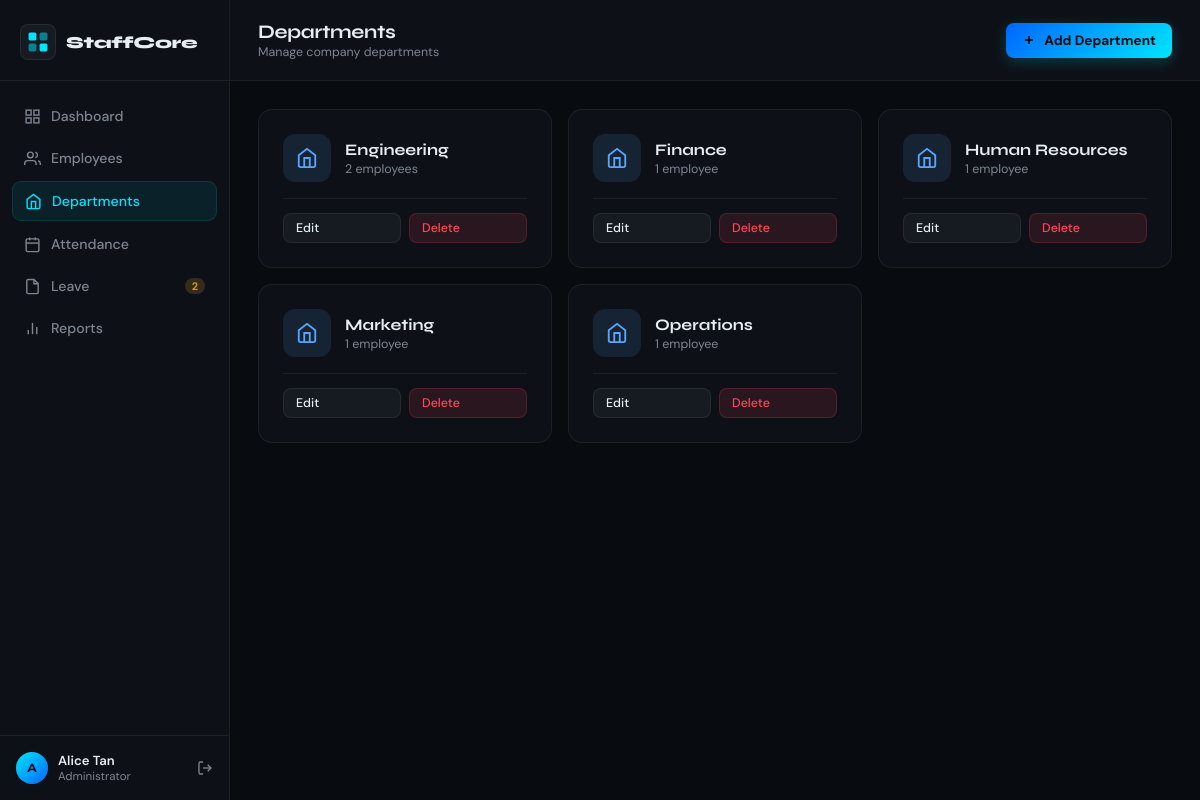
Screenshot of /departments.php (signed in) with the database file from the repository.
### tables this page shows
CREATE TABLE departments (
    id         INT AUTO_INCREMENT PRIMARY KEY,
    name       VARCHAR(100) NOT NULL,
    head_id    INT DEFAULT NULL,
    created_at TIMESTAMP DEFAULT CURRENT_TIMESTAMP
);

### departments.php (the view, shortened to what this page needs)
<?php
require_once 'db.php';
$departments = $pdo->query("
    SELECT d.*, COUNT(e.id) AS emp_count
    FROM departments d
    LEFT JOIN employees e ON e.department_id = d.id
    GROUP BY d.id ORDER BY d.name
")->fetchAll();
?>
<!DOCTYPE html>
<html lang="en">
<head>
  <?php include 'sidebar.php'; ?>
  <link rel="stylesheet" href="admin.css"/>
</head>
<body>
<main class="main">
  <header class="topbar">
    <div class="topbar-left">
      <div><h1 class="page-title">Departments</h1><p class="page-sub">Manage company departments</p></div>
    </div>
    <div class="topbar-right">
      <button class="btn btn-primary" onclick="openModal('addModal')">
        <svg width="14" height="14" viewBox="0 0 24 24" fill="none" stroke="currentColor" stroke-width="3"><line x1="12" y1="5" x2="12" y2="19"/><line x1="5" y1="12" x2="19" y2="12"/></svg>
        Add Department
      </button>
    </div>
  </header>
  <div class="content">
    <div style="display:grid;grid-template-columns:repeat(auto-fill,minmax(280px,1fr));gap:16px;">
      <?php foreach($departments as $d): ?>
      <div class="card fade-up" style="display:flex;flex-direction:column;gap:16px;">
        <div style="display:flex;align-items:center;gap:14px;">
          <div class="mini-icon blue" style="width:48px;height:48px;border-radius:12px;flex-shrink:0;">
            <svg width="22" height="22" viewBox="0 0 24 24" fill="none" stroke="currentColor" stroke-width="2"><path d="M3 9l9-7 9 7v11a2 2 0 0 1-2 2H5a2 2 0 0 1-2-2z"/><polyline points="9 22 9 12 15 12 15 22"/></svg>
          </div>
          <div>
            <div style="font-family:'Syne',sans-serif;font-weight:700;font-size:1rem"><?= htmlspecialchars($d['name']) ?></div>
            <div style="color:var(--muted);font-size:0.78rem;margin-top:2px"><?= $d['emp_count'] ?> employee<?= $d['emp_count']!=1?'s':'' ?></div>
          </div>
        </div>
        <div style="display:flex;gap:8px;border-top:1px solid var(--border);padding-top:14px;">
          <button class="btn btn-ghost btn-sm" style="flex:1" onclick="editDept(<?= $d['id'] ?>, '<?= htmlspecialchars($d['name']) ?>')">Edit</button>
          <button class="btn btn-danger btn-sm" style="flex:1" onclick="deleteDept(<?= $d['id'] ?>, '<?= htmlspecialchars($d['name']) ?>')">Delete</button>
        </div>
      </div>
      <?php endforeach; ?>
    </div>
  </div>
</main>
</body>
</html>

### shared.css (style rules this page uses)
*, *::before, *::after { box-sizing: border-box; margin: 0; padding: 0; }
:root { --bg: #080c10; --surface: #0d1117; --surface2: #161b22; --border: rgba(255,255,255,0.07); --accent: #00e5ff; --accent2: #0066ff; --text: #e6edf3; --muted: #7d8590; --green: #3fb950; --orange: #d29922; --purple: #a371f7; --blue: #58a6ff; --red: #ff4757; --sidebar-w: 230px; --radius: 14px; }
body { font-family: 'DM Sans', sans-serif; background: var(--bg); color: var(--text); display: flex; min-height: 100vh; }
.main { margin-left: var(--sidebar-w); flex: 1; display: flex; flex-direction: column; }
.topbar { display: flex; align-items: center; justify-content: space-between; padding: 20px 28px; border-bottom: 1px solid var(--border); background: var(--surface); position: sticky; top: 0; z-index: 50; }
.topbar-left { display: flex; align-items: center; gap: 14px; }
.page-title { font-family: 'Syne', sans-serif; font-size: 1.2rem; font-weight: 700; letter-spacing: -0.3px; }
.page-sub { font-size: 0.78rem; color: var(--muted); margin-top: 1px; }
.topbar-right { display: flex; align-items: center; gap: 12px; }
.content { padding: 28px; display: flex; flex-direction: column; gap: 24px; }
.card { background: var(--surface); border: 1px solid var(--border); border-radius: var(--radius); padding: 24px; }
.btn { display: inline-flex; align-items: center; gap: 8px; padding: 9px 16px; border-radius: 8px; font-family: 'DM Sans', sans-serif; font-size: 0.85rem; font-weight: 500; cursor: pointer; border: none; transition: all 0.2s; text-decoration: none; }
.btn-primary { background: linear-gradient(135deg, var(--accent2), var(--accent)); color: #080c10; font-weight: 700; box-shadow: 0 4px 14px rgba(0,229,255,0.2); }
.btn-ghost { background: var(--surface2); border: 1px solid var(--border); color: var(--text); }
.btn-danger { background: rgba(255,71,87,0.12); border: 1px solid rgba(255,71,87,0.2); color: var(--red); }
.btn-sm { padding: 6px 12px; font-size: 0.78rem; }
.fade-up { animation: fadeUp 0.4s ease both; }
.mini-icon { width: 38px; height: 38px; border-radius: 9px; display: flex; align-items: center; justify-content: center; flex-shrink: 0; }
.mini-icon.blue { background: rgba(88,166,255,0.12); color: var(--blue); }

### admin.css (style rules this page uses)
*, *::before, *::after { box-sizing: border-box; margin: 0; padding: 0; }
:root { --bg: #080c10; --surface: #0d1117; --surface2: #161b22; --border: rgba(255,255,255,0.07); --accent: #00e5ff; --text: #e6edf3; --muted: #7d8590; --sidebar-w: 230px; --radius: 14px; --green: #3fb950; --orange: #d29922; --purple: #a371f7; --blue: #58a6ff; --red: #ff4757; }
body { font-family: 'DM Sans', sans-serif; background: var(--bg); color: var(--text); display: flex; min-height: 100vh; }
.main { margin-left: var(--sidebar-w); flex: 1; display: flex; flex-direction: column; min-height: 100vh; }
.topbar { display: flex; align-items: center; justify-content: space-between; padding: 20px 28px; border-bottom: 1px solid var(--border); background: var(--surface); position: sticky; top: 0; z-index: 50; }
.topbar-left { display: flex; align-items: center; gap: 14px; }
.page-title { font-family: 'Syne', sans-serif; font-size: 1.2rem; font-weight: 700; letter-spacing: -0.3px; }
.page-sub { font-size: 0.78rem; color: var(--muted); margin-top: 1px; }
.topbar-right { display: flex; align-items: center; gap: 14px; }
.content { padding: 28px; display: flex; flex-direction: column; gap: 24px; }

### rows the page displays
departments: name "Engineering", emp_count "2", shows "s"
departments: name "Finance", emp_count "1"
departments: name "Human Resources", emp_count "1"
departments: name "Marketing", emp_count "1"
departments: name "Operations", emp_count "1"

### other values shown
$p "2"
substr($_SESSION['user_name']??'A',0,1) "A"
$_SESSION['user_name'] "Alice Tan"
